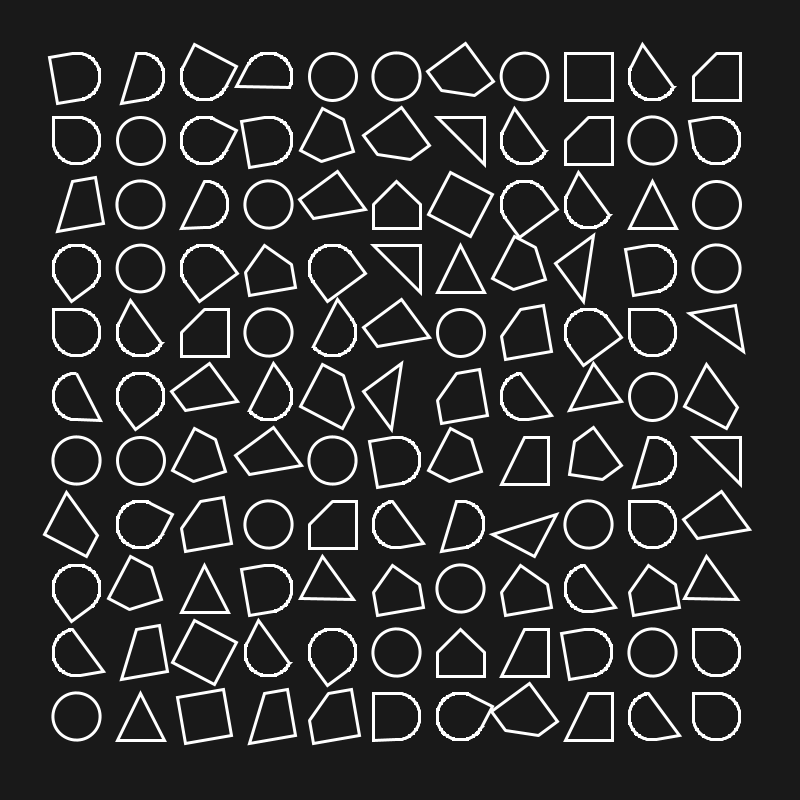
Frame 1 (no input)
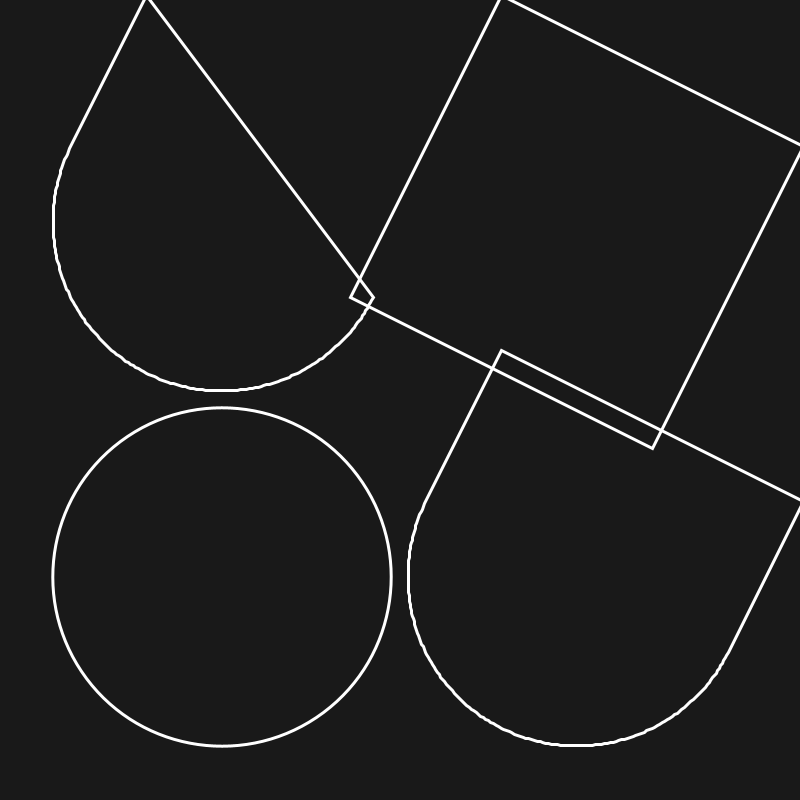
Frame 2 (the mouse pressed at the canvas centre, redrawn once)

The Processing sketch that drew these frames (run headless with seeded random() and noise(); the mouse was pressed at the canvas centre and the sketch redrawn once):

// Processing sketch: dihedral_group
// ── dihedral_group.pde
int offset, margin, cells;
float d;

void setup() {
  size(800, 800);
  colorMode(HSB, 360, 100, 100, 100);
}

void draw() {
  background(0, 0, 10);

  cells = int(random(1, 18));
  offset = width / 15;
  margin = offset / 3;
  d = (width - offset * 2 - margin * (cells - 1)) / cells;

  stroke(0, 0, 100);
  strokeWeight(3);
  noFill();
  int prev_shape_num = -1;
  int shape_num = -1;

  for (int j = 0; j < cells; j++) {
    for (int i = 0; i < cells; i++) {
      float x = offset + i * (d + margin) + d / 2;
      float y = offset + j * (d + margin) + d / 2;
      while (prev_shape_num == shape_num) {
        shape_num = int(random(12));
      }
      drawFancyShape(x, y, d, shape_num);
      prev_shape_num = shape_num;
    }
  }

  noLoop();
}

void drawFancyShape(float cx, float cy, float d, int shape_num) {
  pushMatrix();
  translate(cx, cy);
  rotate(int(random(4)) * 360 / 4);
  switch (shape_num) {
    case 0:
      ellipse(0, 0, d, d);
      break;
    case 1:
      arc(0, 0, d, d, 0, 270);
      break;
    case 2:
      beginShape();
      for (float angle = -90; angle < 90; angle++) {
        vertex(cos(radians(angle)) * d / 2, sin(radians(angle)) * d / 2);
      }
      vertex(-d / 2, d / 2);
      endShape(CLOSE);
      break;
    case 3:
      beginShape();
      for (float angle = -90; angle < 90; angle++) {
        vertex(cos(radians(angle)) * d / 2, sin(radians(angle)) * d / 2);
      }
      vertex(-d / 2, d / 2);
      vertex(-d / 2, -d / 2);
      endShape(CLOSE);
      break;
    case 4:
      rectMode(CENTER);
      rect(0, 0, d, d);
      break;
    case 5:
      beginShape();
      vertex(d / 2, -d / 2);
      vertex(d / 2, d / 2);
      vertex(-d / 2, d / 2);
      vertex(-d / 2, 0);
      vertex(0, -d / 2);
      endShape(CLOSE);
      break;
    case 6:
      scale(-1, 1);
      beginShape();
      for (float angle = -90; angle < 90; angle++) {
        vertex(cos(radians(angle)) * d / 2, sin(radians(angle)) * d / 2);
      }
      vertex(-d / 2, d / 2);
      endShape(CLOSE);
      break;
    case 7:
      beginShape();
      vertex(d / 2, -d / 2);
      vertex(d / 2, d / 2);
      vertex(-d / 2, d / 2);
      vertex(0, -d / 2);
      endShape(CLOSE);
      break;
    case 8:
      triangle(-d / 2, -d / 2, d / 2, -d / 2, d / 2, d / 2);
      break;
    case 9:
      beginShape();
      for (float angle = -90; angle < 180; angle++) {
        vertex(cos(radians(angle)) * d / 2, sin(radians(angle)) * d / 2);
      }
      vertex(-d / 2, -d / 2);
      endShape(CLOSE);
      break;
    case 10:
      beginShape();
      vertex(0, -d / 2);
      vertex(d / 2, 0);
      vertex(d / 2, d / 2);
      vertex(-d / 2, d / 2);
      vertex(-d / 2, 0);
      endShape(CLOSE);
      break;
    case 11:
      beginShape();
      vertex(0, -d / 2);
      vertex(d / 2, d / 2);
      vertex(-d / 2, d / 2);
      endShape(CLOSE);
      break;
  }
  popMatrix();
}
